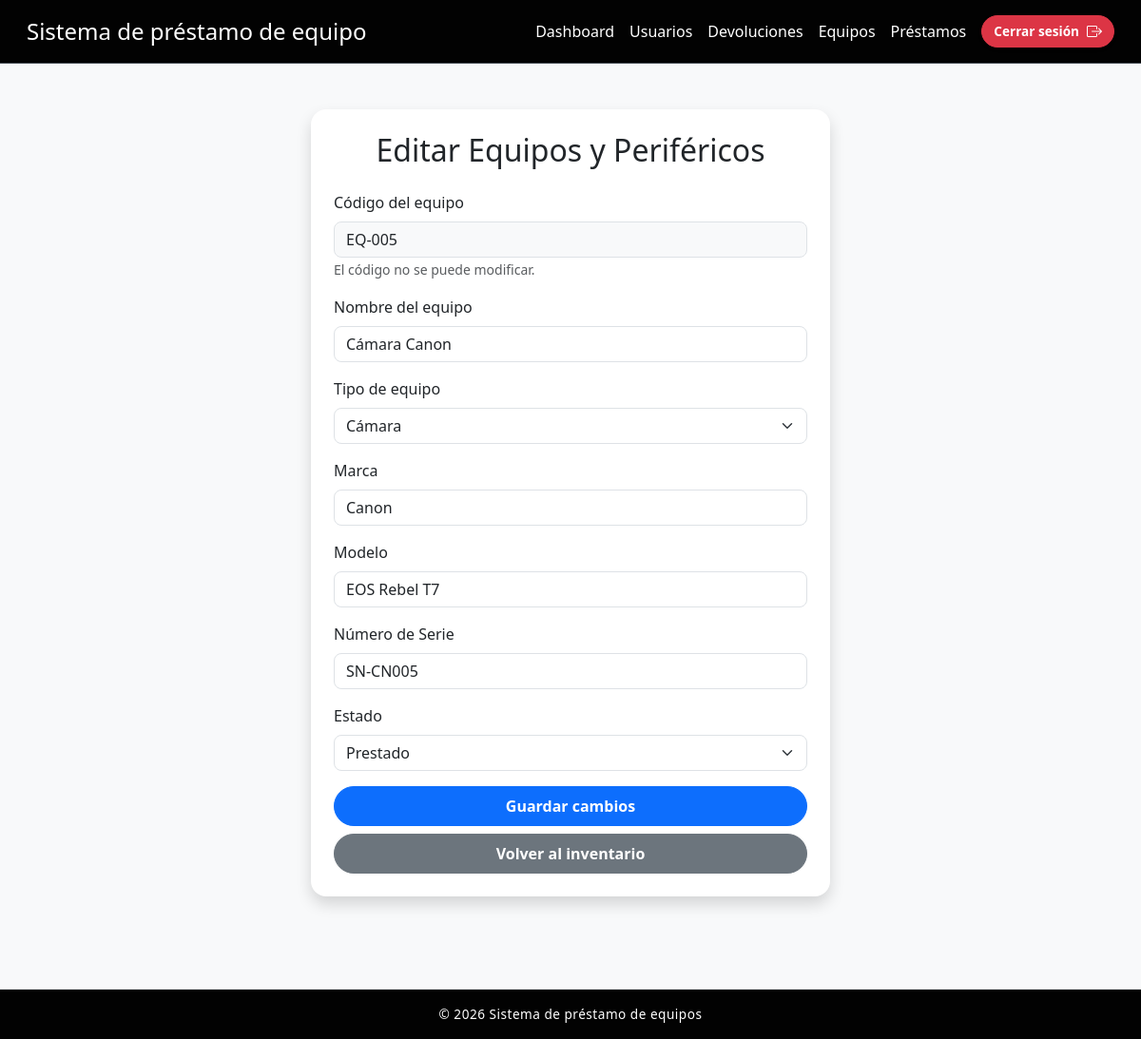
Page /index.php?action=editar_equipo&id=5 (signed in) on the earlier database version.
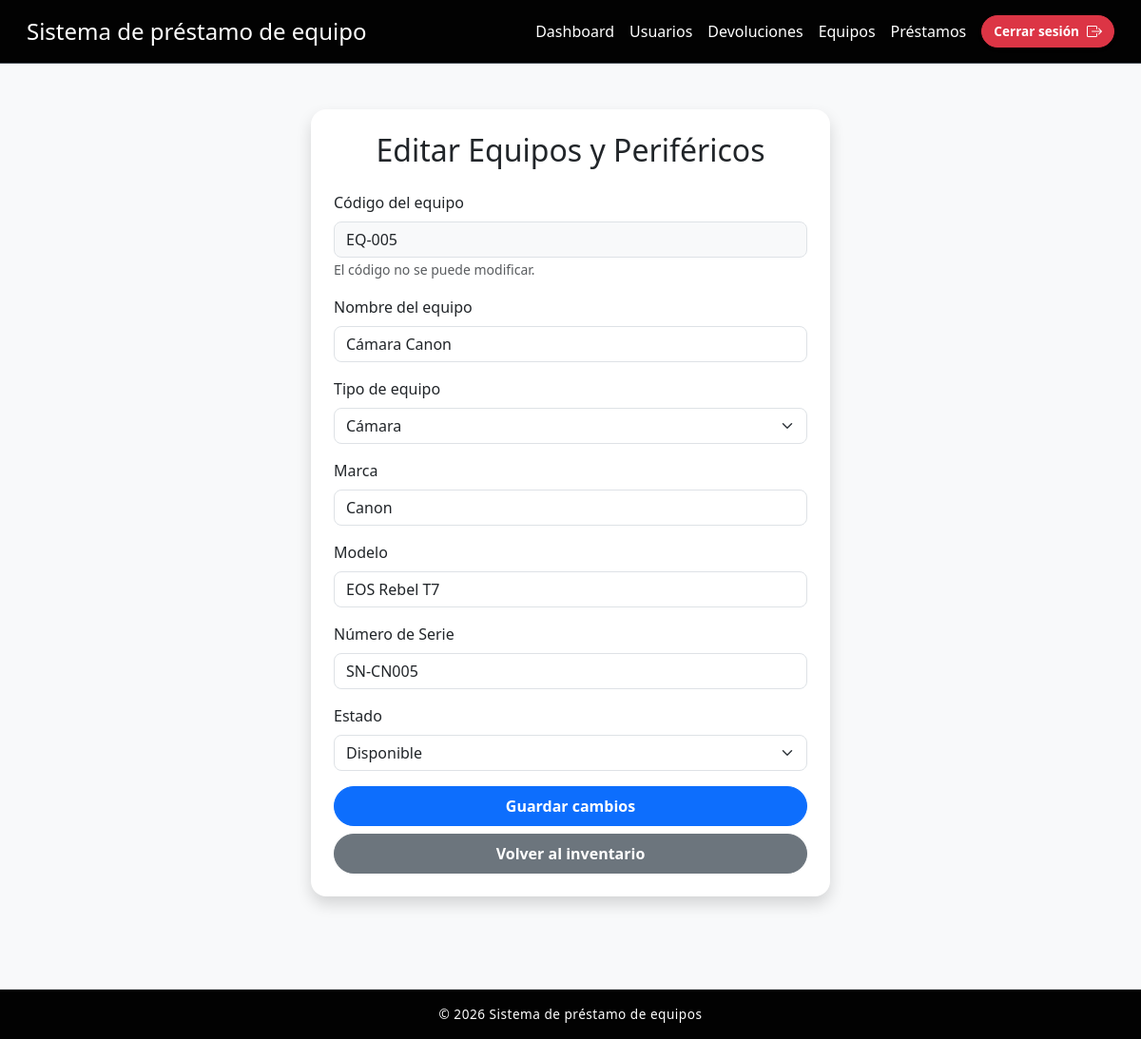
Same page on the later database version.
### tables this page shows
CREATE TABLE Equipos_Inventario (
    id_equipo         INT          NOT NULL AUTO_INCREMENT,
    codigo_inventario VARCHAR(50)  NOT NULL UNIQUE,
    nombre            VARCHAR(50)  NOT NULL,
    marca             VARCHAR(50),
    marcamodelo       VARCHAR(50),
    numero_serie      VARCHAR(50),
    id_categoria      INT          NOT NULL,
    estado            VARCHAR(50)  NOT NULL DEFAULT 'disponible',
    PRIMARY KEY (id_equipo),
    CONSTRAINT fk_equipo_categoria FOREIGN KEY (id_categoria) 
        REFERENCES Categoria (id_categoria)
);

### controllers/EquipoController.php (called while the page is built, shortened)
<?php
require_once __DIR__ . '/../models/EquipoModel.php';
class EquipoController {
    private EquipoModel $model;
    public function __construct() {
        $this->model = new EquipoModel();
    }
    public function mostrarEditar(): void {
        $id = isset($_GET['id']) ? (int)$_GET['id'] : 0;
        $equipo = $this->model->obtenerPorId($id);
        $categorias = $this->model->obtenerCategorias();
        $datos = $equipo;
        require __DIR__ . '/../views/editar.php';
    }
}

### config/database.php (called while the page is built, shortened)
<?php
class Database {
    private $host = "db";
    private $db   = "prestamos_db";
    private $user = "appuser";
    private $pass = "apppass";
    public function connect() {
        $conn = new mysqli($this->host, $this->user, $this->pass, $this->db);
        return $conn;
    }
}

### models/EquipoModel.php (called while the page is built, shortened)
<?php
require_once __DIR__ . '/../config/database.php';
class EquipoModel {
    private mysqli $conn;
    public function __construct() {
        $db = new Database();
        $this->conn = $db->connect();
    }
    public function obtenerPorId(int $id): array|false {
        $stmt = $this->conn->prepare(
            "SELECT
                e.id_equipo,
                e.codigo_inventario,
                e.nombre,
                e.marca,
                e.marcamodelo,
                e.numero_serie,
                e.estado,
                c.id_categoria,
                c.nombre AS categoria
             FROM Equipos_Inventario e
             INNER JOIN Categoria c ON e.id_categoria = c.id_categoria
             WHERE e.id_equipo = ?"
        );
        $stmt->bind_param("i", $id);
        $stmt->execute();
        $result = $stmt->get_result();
        return $result->fetch_assoc() ?: false;
    }
    public function obtenerCategorias(): array {
        $result = $this->conn->query(
            "SELECT id_categoria, nombre FROM Categoria ORDER BY nombre"
        );
        return $result ? $result->fetch_all(MYSQLI_ASSOC) : [];
    }
}

### views/editar.php (the view, shortened to what the changed rows need)
<!DOCTYPE html>
<html lang="es">
<head>
    <link href="https://cdn.jsdelivr.net/npm/bootstrap@5.3.2/dist/css/bootstrap.min.css" rel="stylesheet">
    <link href="https://cdn.jsdelivr.net/npm/bootstrap-icons@1.11.3/font/bootstrap-icons.css" rel="stylesheet">
    <link rel="stylesheet" href="public/css/styles.css">
</head>
<body>
<header>
    <nav class="navbar bg-dark border-bottom border-body p-3" data-bs-theme="dark">
        <div class="container-fluid d-flex justify-content-between align-items-center">
            <h1 class="h4 text-white m-0">Sistema de préstamo de equipo</h1>
            <ul class="d-flex align-items-center list-unstyled m-0 gap-3">
                <li>
                    <a href="index.php?action=dashboard" class="nav-link text-white <?php echo ($_GET['action'] == 'dashboard') ? 'active fw-bold' : ''; ?>">
                        Dashboard
                    </a>
                </li>
                <li>
                    <a href="index.php?action=usuarios" class="nav-link text-white <?php echo ($_GET['action'] == 'usuarios') ? 'active fw-bold' : ''; ?>">
                        Usuarios
                    </a>
                </li>
                <li>
                    <a href="index.php?action=devoluciones" class="nav-link text-white <?php echo ($_GET['action'] == 'devoluciones') ? 'active fw-bold' : ''; ?>">
                        Devoluciones
                    </a>
                </li>
                <li>
                    <a href="index.php?action=equipos" class="nav-link text-white <?php echo ($_GET['action'] == 'equipos') ? 'active fw-bold' : ''; ?>">
                        Equipos
                    </a>
                </li>
                <li>
                    <a href="index.php?action=prestamos" class="nav-link text-white <?php echo ($_GET['action'] == 'prestamos') ? 'active fw-bold' : ''; ?>">
                        Préstamos
                    </a>
                </li>
                <li>
                    <a href="index.php?action=logout" class="btn btn-danger btn-sm py-1 d-flex align-items-center gap-2 shadow-sm">
                        <span>Cerrar sesión</span>
                        <i class="bi bi-box-arrow-right" style="font-size: 1rem;"></i>
                    </a>
                </li>
            </ul>
        </div>
    </nav>
</header>
<main>
    <section class="formEditar mt-5 mb-5">
        <div class="container">
            <div class="row justify-content-center">
                <div class="col-md-6">
                    <div class="card shadow">
                        <div class="card-body p-4">
                            <h1 class="text-center mb-4 h2">Editar Equipos y Periféricos</h1>
                            <form method="POST" action="index.php?action=actualizar_equipo">
                                <div class="mb-3">
                                    <label for="codigo_inventario" class="form-label">Código del equipo</label>
                                    <input type="text" class="form-control bg-light" id="codigo_inventario" value="<?= htmlspecialchars($equipo['codigo_inventario']) ?>" readonly>
                                    <small class="text-muted">El código no se puede modificar.</small>
                                </div>
                                <div class="mb-3">
                                    <label for="nombre" class="form-label">Nombre del equipo</label>
                                    <input type="text" class="form-control" id="nombre" name="nombre" value="<?= htmlspecialchars($datos['nombre'] ?? $equipo['nombre']) ?>" required>
                                </div>
                                <div class="mb-3">
                                    <label for="id_categoria" class="form-label">Tipo de equipo</label>
                                    <select class="form-select" id="id_categoria" name="id_categoria" required>
                                        <?php foreach ($categorias as $cat): ?>
                                            <option value="<?= $cat['id_categoria'] ?>" <?= ($equipo['id_categoria'] == $cat['id_categoria']) ? 'selected' : '' ?>><?= htmlspecialchars($cat['nombre']) ?></option>
                                        <?php endforeach; ?>
                                    </select>
                                </div>
                                <div class="mb-3">
                                    <label for="marca" class="form-label">Marca</label>
                                    <input type="text" class="form-control" id="marca" name="marca" value="<?= htmlspecialchars($datos['marca'] ?? $equipo['marca']) ?>" required>
                                </div>
                                <div class="mb-3">
                                    <label for="marcamodelo" class="form-label">Modelo</label>
                                    <input type="text" class="form-control" id="marcamodelo" name="marcamodelo" value="<?= htmlspecialchars($datos['marcamodelo'] ?? $equipo['marcamodelo']) ?>" required>
                                </div>
                                <div class="mb-3">
                                    <label for="numero_serie" class="form-label">Número de Serie</label>
                                    <input type="text" class="form-control" id="numero_serie" name="numero_serie" value="<?= htmlspecialchars($datos['numero_serie'] ?? $equipo['numero_serie']) ?>" required>
                                </div>
                                <div class="mb-3">
                                    <label for="estado" class="form-label">Estado</label>
                                    <select class="form-select" id="estado" name="estado" required>
                                        <option value="disponible" <?= ($equipo['estado'] == 'disponible') ? 'selected' : '' ?>>Disponible</option>
                                        <option value="prestado" <?= ($equipo['estado'] == 'prestado') ? 'selected' : '' ?>>Prestado</option>
                                    </select>
                                </div>
                                <div class="d-grid gap-2">
                                    <button type="submit" class="btn btn-primary">Guardar cambios</button>
                                    <a href="index.php?action=equipos" class="btn btn-secondary">Volver al inventario</a>
                                </div>
                            </form>
                        </div>
                    </div>
                </div>
            </div>
        </div>
    </section>
</main>
<footer class="mt-5 p-3 text-center border-top"><p>&copy; 2026 Sistema de préstamo de equipos</p></footer>
</body>
</html>

Differences in the rows shown:
changed equipos_inventario "EQ-005": estado "Prestado" → "Disponible"
